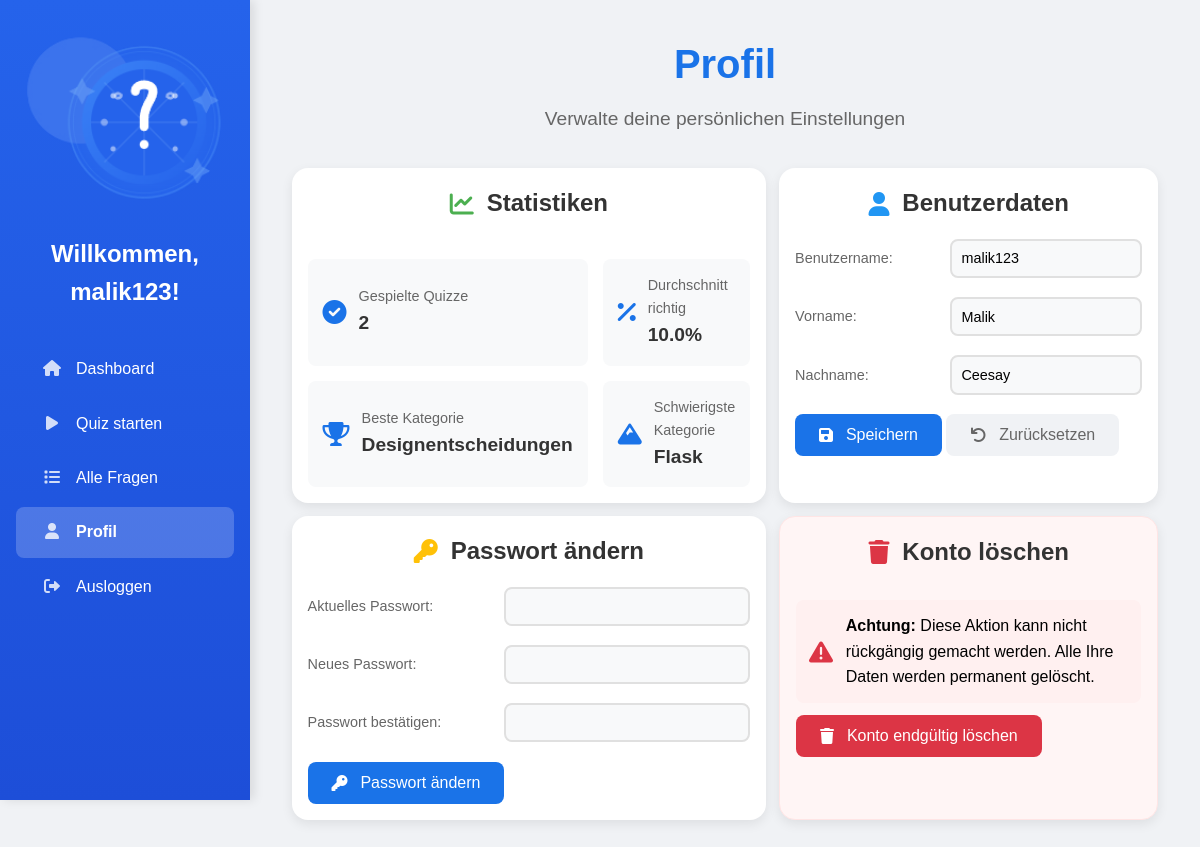
The app's page /profile (signed in) with its own data.
### app.py (models this page shows, shortened)
class User(db.Model):
    id = db.Column(db.Integer, primary_key=True)
    username = db.Column(db.String(80), unique=True, nullable=False)
    firstname = db.Column(db.String(80), nullable=False)
    lastname = db.Column(db.String(80), nullable=False)
    password_hash = db.Column(db.String(120), nullable=False)

### app.py (the view)
    def wrapper(*args, **kwargs):
        if 'username' not in session:
            return redirect(url_for('login'))
        return f(*args, **kwargs)

### app.py (called while the page is built, shortened)
def login_required(f):
    def wrapper(*args, **kwargs):
        if 'username' not in session:
            return redirect(url_for('login'))
        return f(*args, **kwargs)
    wrapper.__name__ = f.__name__
    return wrapper

def get_current_user():
    if 'username' in session:
        return User.query.filter_by(username=session['username']).first()
    return None

@app.route('/profile', methods=['GET', 'POST'])
@login_required
def profile():
    user = get_current_user()
    if user is None:
        session.clear()
        return redirect(url_for('login'))
    return render_template('profile.html', user=user, stats=get_user_stats(user.id), username=user.username)

@app.context_processor
def utility_processor():
    def get_user_results():
        if 'username' in session:
            user = User.query.filter_by(username=session['username']).first()
            if user is None:
                return []
            all_results = QuizResult.query.filter_by(user_id=user.id).order_by(QuizResult.date.desc()).all()
            return [result for result in all_results if len(json.loads(result.answers)) == 5]
        return []
    return dict(get_user_results=get_user_results)

### templates/profile.html (shortened to what this page needs)
<!DOCTYPE html>
<html>
<head>
    <link rel="stylesheet" href="{{ url_for('static', filename='css/base.css') }}">
    <link rel="stylesheet" href="{{ url_for('static', filename='css/components.css') }}">
    <link rel="stylesheet" href="{{ url_for('static', filename='css/profile.css') }}">
    <link rel="stylesheet" href="{{ url_for('static', filename='css/sidebar.css') }}">
    <link rel="stylesheet" href="https://cdnjs.cloudflare.com/ajax/libs/font-awesome/6.0.0/css/all.min.css">
</head>
<body class="dashboard-body">
    <div class="dashboard-container">
        {% include 'sidebar.html' %}
        <div class="main-content">
            <div class="dashboard-header">
                <h1>Profil</h1>
                <p class="subtitle">Verwalte deine persönlichen Einstellungen</p>
            </div>
            <div class="profile-content">
                <div class="profile-section stats-section">
                    <h2><i class="fas fa-chart-line"></i> Statistiken</h2>
                    <div class="stats-grid">
                        {% set stat_items = [
                            ('check-circle', 'Gespielte Quizze', stats.total_quizzes),
                            ('percentage', 'Durchschnitt richtig', stats.average_score ~ '%'),
                            ('trophy', 'Beste Kategorie', stats.best_category),
                            ('mountain', 'Schwierigste Kategorie', stats.hardest_category)
                        ] %}
                        {% for icon, label, value in stat_items %}
                        <div class="stat-card">
                            <i class="fas fa-{{ icon }}"></i>
                            <div class="stat-info">
                                <span class="stat-label">{{ label }}</span>
                                <span class="stat-value">{{ value }}</span>
                            </div>
                        </div>
                        {% endfor %}
                    </div>
                </div>
                <div class="profile-section user-info">
                    <h2><i class="fas fa-user"></i> Benutzerdaten</h2>
                    <form method="POST" class="profile-form">
                        {% set user_fields = [
                            ('username', 'Benutzername', user.username),
                            ('firstname', 'Vorname', user.firstname),
                            ('lastname', 'Nachname', user.lastname)
                        ] %}
                        {% for field, label, value in user_fields %}
                        <div class="info-group">
                            <label>{{ label }}:</label>
                            <input type="text" name="{{ field }}" value="{{ value }}" required>
                        </div>
                        {% endfor %}
                        <div class="form-actions">
                            <button type="submit" name="update_profile" class="btn-save">
                                <i class="fas fa-save"></i> Speichern
                            </button>
                            <button type="reset" class="btn-save btn-cancel">
                                <i class="fas fa-undo"></i> Zurücksetzen
                            </button>
                        </div>
                    </form>
                </div>
                <div class="profile-section password-section">
                    <h2><i class="fas fa-key"></i> Passwort ändern</h2>
                    <form method="POST" id="passwordForm">
                        {% set password_fields = [
                            ('old_password', 'Aktuelles Passwort'),
                            ('new_password', 'Neues Passwort'),
                            ('confirm_password', 'Passwort bestätigen')
                        ] %}
                        {% for field, label in password_fields %}
                        <div class="info-group">
                            <label>{{ label }}:</label>
                            <input type="text" name="{{ field }}" required>
                        </div>
                        {% endfor %}
                        <button type="submit" name="update_password" class="btn-save">
                            <i class="fas fa-key"></i> Passwort ändern
                        </button>
                    </form>
                </div>
                <div class="profile-section account-delete">
                    <h2><i class="fas fa-trash"></i> Konto löschen</h2>
                    <div class="delete-warning">
                        <i class="fas fa-exclamation-triangle warning-icon"></i>
                        <div>
                            <strong>Achtung:</strong> Diese Aktion kann nicht rückgängig gemacht werden.
                            Alle Ihre Daten werden permanent gelöscht.
                        </div>
                    </div>
                    <form method="POST" action="{{ url_for('delete_account') }}">
                        <button type="submit" class="btn-save btn-delete">
                            <i class="fas fa-trash"></i> Konto endgültig löschen
                        </button>
                    </form>
                </div>
            </div>
        </div>
    </div>
</body>
</html>

### templates/sidebar.html
<div class="dashboard-sidebar">
    <div class="sidebar-header">
        <div class="logo-container">
            <img src="{{ url_for('static', filename='images/quiz-logo.png') }}" alt="Quiz App Logo" class="app-logo">
        </div>
        <div class="welcome-section">
            <h2>Willkommen{% if username %}, {{ username }}{% endif %}!</h2>
        </div>
    </div>
    <nav class="sidebar-nav">
        <a href="{{ url_for('index') }}" class="nav-item {{ 'active' if request.endpoint in ['index', None] }}">
            <div class="nav-icon"><i class="fas fa-home"></i></div>
            <span>Dashboard</span>
        </a>
        <a href="{{ url_for('categories') }}" class="nav-item {{ 'active' if request.endpoint == 'categories' }}">
            <div class="nav-icon"><i class="fas fa-play"></i></div>
            <span>Quiz starten</span>
        </a>
        <a href="{{ url_for('all_questions_categories') }}" class="nav-item {{ 'active' if request.endpoint == 'all_questions_categories' }}">
            <div class="nav-icon"><i class="fas fa-list"></i></div>
            <span>Alle Fragen</span>
        </a>
        <a href="{{ url_for('profile') }}" class="nav-item {{ 'active' if request.endpoint == 'profile' }}">
            <div class="nav-icon"><i class="fas fa-user"></i></div>
            <span>Profil</span>
        </a>
        <a href="{{ url_for('logout') }}" class="nav-item logout-btn">
            <div class="nav-icon"><i class="fas fa-sign-out-alt"></i></div>
            <span>Ausloggen</span>
        </a>
    </nav>
</div>

### static/css/base.css (style rules this page uses)
* { margin: 0; padding: 0; box-sizing: border-box; }
body { font-family: Arial, sans-serif; line-height: 1.6; background-color: #f0f2f5; min-height: 100vh; }
a { text-decoration: none; color: inherit; }

### static/css/components.css (style rules this page uses)
.nav-item { padding: 0.8rem 1.5rem; color: white; text-decoration: none; transition: background-color 0.3s; display: flex; align-items: center; }
.nav-icon { width: 24px; text-align: center; margin-right: 12px; }

### static/css/profile.css (style rules this page uses)
.dashboard-body { background-color: #f0f2f5; min-height: 100vh; }
.dashboard-container { display: flex; min-height: 100vh; }
.main-content { flex: 1; margin-left: 250px; padding: 2rem; min-height: 100vh; }
.dashboard-header { text-align: center; margin-bottom: 1.5rem; }
.dashboard-header h1 { color: #1a73e8; font-size: 2.5rem; margin-bottom: 0.5rem; }
.dashboard-header .subtitle { color: #666; font-size: 1.2rem; }
.profile-content { display: grid; grid-template-columns: repeat(2, 1fr); gap: 0.8rem; padding: 0.6rem; }
.stats-grid { display: grid; grid-template-columns: repeat(2, 1fr); gap: 15px; margin-top: 20px; }
.profile-section { background: white; padding: 1rem; border-radius: 16px; box-shadow: 0 4px 12px rgba(0,0,0,0.08); display: flex; flex-direction: column; height: 100%; }
.profile-section h2 { text-align: center; font-size: 1.5rem; font-weight: 600; margin-bottom: 1rem; display: flex; align-items: center; justify-content: center; gap: 0.8rem; color: #333; }
.profile-section h2 i { font-size: 1.5rem; }
.stats-section h2 i { color: #4CAF50; }
.user-info h2 i { color: #2196F3; }
.password-section h2 i { color: #FFC107; }
.account-delete h2 i { color: #dc3545; }
.stat-card { background: #f8f9fa; padding: 15px; border-radius: 8px; display: flex; align-items: center; }
.stat-card i { font-size: 24px; color: #1a73e8; margin-right: 12px; }
.stat-info { display: flex; flex-direction: column; }
.stat-label { font-size: 0.9rem; color: #666; }
.stat-value { font-size: 1.2rem; font-weight: 600; color: #333; }
.info-group { display: grid; grid-template-columns: 150px 1fr; align-items: center; gap: 0.3rem; margin-bottom: 1.2rem; }
.password-section .info-group { grid-template-columns: 180px 1fr; gap: 1rem; }
.info-group label { color: #666; font-weight: 500; font-size: 0.9rem; }
.info-group input { width: 100%; padding: 0.6rem; border: 2px solid #e0e0e0; border-radius: 8px; font-size: 0.9rem; transition: all 0.2s ease; background: #f8f9fa; }
.btn-save, .btn-cancel, .btn-delete, .confirm-delete-btn, .cancel-btn { padding: 0.75rem 1.5rem; border-radius: 8px; border: none; font-weight: 500; cursor: pointer; transition: all 0.2s ease; display: inline-flex; align-items: center; gap: 0.8rem; font-size: 1rem; }
.btn-save { background: #1a73e8; color: white; }
.btn-cancel, .cancel-btn { background: #f0f2f5; color: #666; }
.btn-delete { background: #dc3545; color: white; width: fit-content; align-self: center; }
.account-delete { background: #fff5f5; border: 1px solid #ffe5e5; }
.delete-warning { display: flex; align-items: center; gap: 0.8rem; padding: 0.8rem; background: #fff0f0; border-radius: 8px; margin: 0.8rem 0; }
.warning-icon { font-size: 1.5rem; color: #dc3545; }

### static/css/sidebar.css (style rules this page uses)
.dashboard-sidebar { width: 250px; background: linear-gradient(180deg, #2563eb 0%, #1d4ed8 100%); color: white; padding: 2rem 0; position: fixed; height: 100vh; left: 0; top: 0; box-shadow: 4px 0 10px rgba(0,0,0,0.1); }
.logo-container, .sidebar-header, .sidebar-header h2, .user-welcome { text-align: center; }
.logo-container { width: 100%; margin-bottom: 1rem; }
.app-logo { width: 100%; height: auto; margin-bottom: 0.5rem; }
.sidebar-header { padding: 0 1.5rem; margin-bottom: 2rem; }
.sidebar-header h2 { margin: 0; font-size: 1.5rem; }
.nav-item { padding: 0.8rem 1.5rem; color: white; text-decoration: none; transition: all 0.3s ease; display: flex; align-items: center; border-radius: 8px; margin: 0.2rem 1rem; }
.nav-item:active, .nav-item.active { background-color: rgba(255, 255, 255, 0.2); font-weight: bold; }
.nav-icon { width: 24px; margin-right: 12px; opacity: 0.8; }
.logout-btn { margin-top: auto; color: white; }

### records on screen
User: username "malik123", label "Benutzername", label "Vorname", firstname "Malik", label "Nachname", lastname "Ceesay"

### other values on screen
{{ label }} "Gespielte Quizze" "Durchschnitt richtig" "Beste Kategorie" "Schwierigste Kategorie"
{{ value }} "2" "10.0%" "Designentscheidungen" "Flask"
{{ label }} "Aktuelles Passwort" "Neues Passwort" "Passwort bestätigen"
